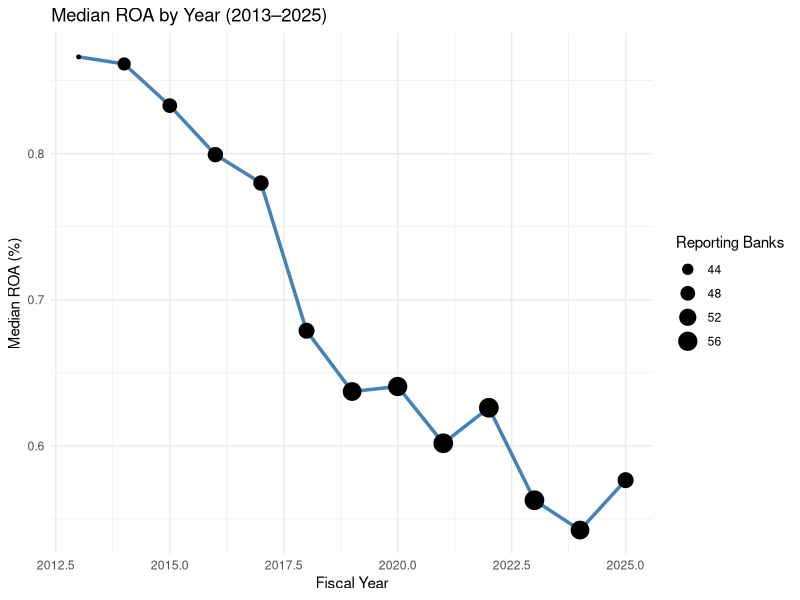
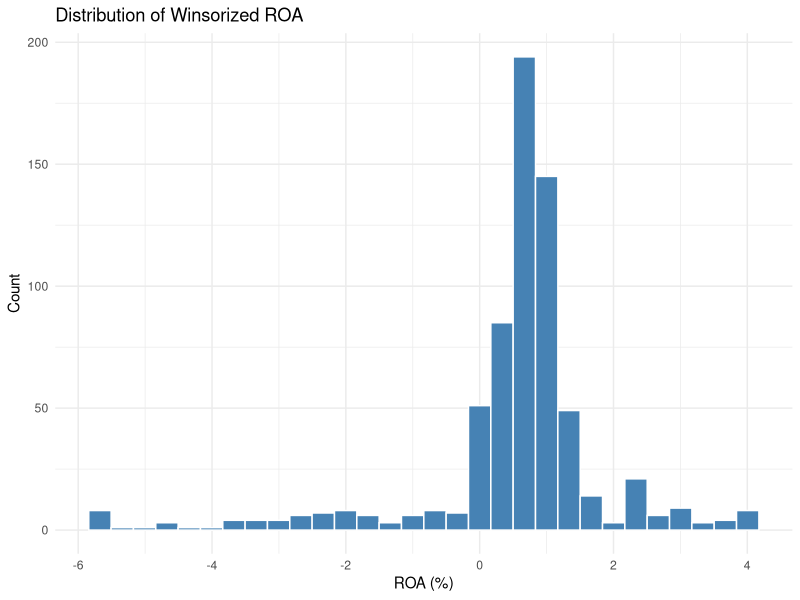
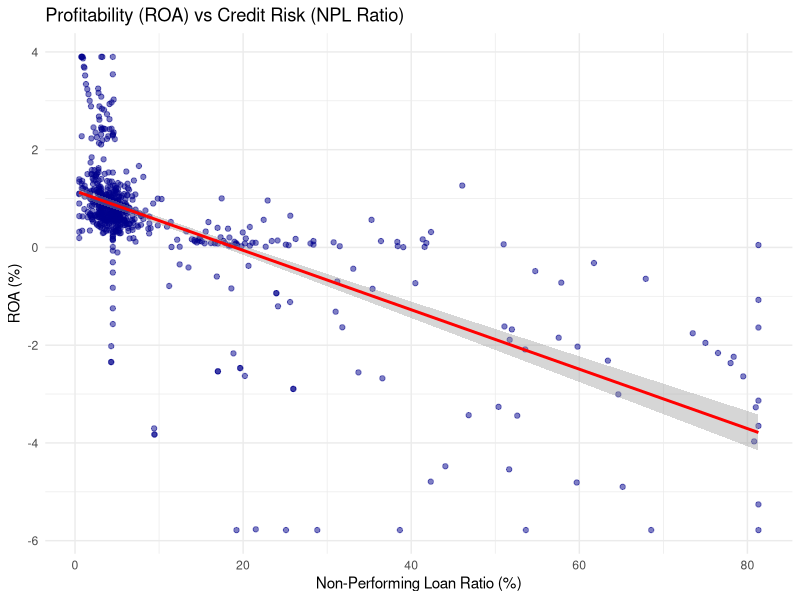
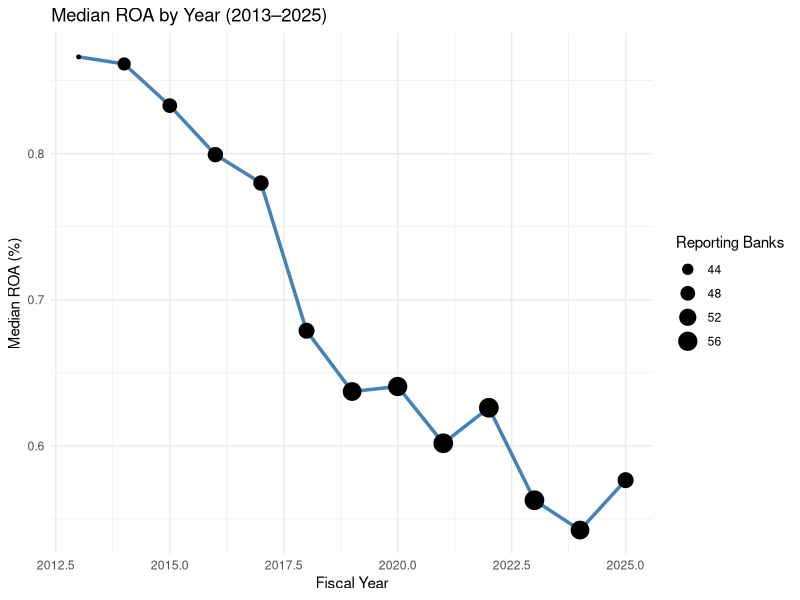
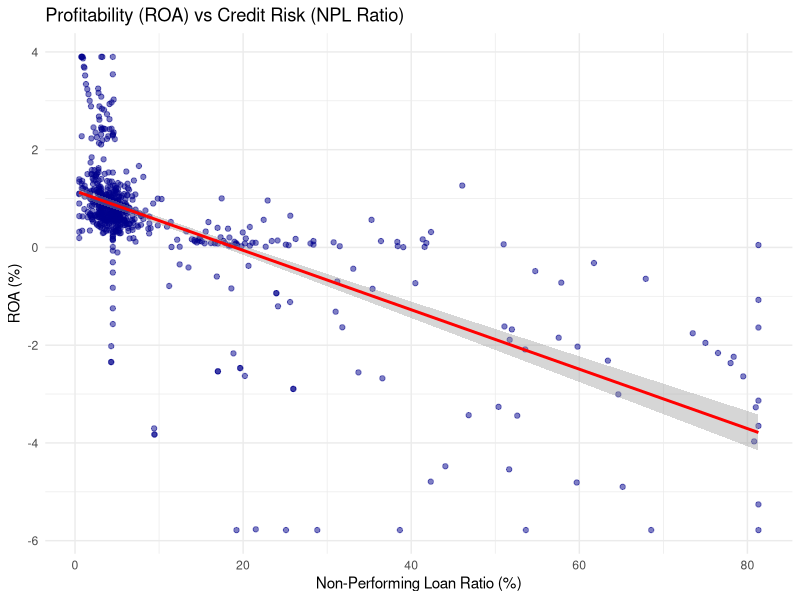

Generate these figures, in order, with R:
## ---- chunk 1
knitr::opts_chunk$set(echo = TRUE, warning = FALSE, message = FALSE)
## ---- chunk 2
library(tidyverse)
library(plm)
## ---- chunk 3
raw <- read_csv("data/processed_BD_Banks_features_final.csv")
glimpse(raw)
## ---- chunk 4
# Data type validity check
df <- raw |>
  mutate(bank = as.factor(bank),
         year = as.integer(year))
## ---- chunk 5
summary(df)

# Check missing values count per variable
colSums(is.na(df))
## ---- chunk 6
# Annual counts per commercial bank (first 15 shown)
df |> count(bank) |> print(n = 15)

# Number of reporting banks per fiscal year
df |> count(year) |> print(n = 30)
## ---- chunk 7
sum(duplicated(df[c("bank", "year")]))
## ---- chunk 8
pdata <- pdata.frame(df, index = c("bank", "year"))
pdim(pdata)
## ---- chunk 9
df |>
  mutate(check = net_income / total_assets * 100) |>
  select(bank, year, roa, check) |>
  head(10)
## ---- chunk 10
df |>
  arrange(roa) |>
  select(bank, year, roa, total_assets, equity, net_income) |>
  head(10)
## ---- chunk 11
dfm <- df |>
  filter(year >= 2013) |>
  filter(!(bank == "Citizens Bank PLC" & year == 2020))

# Sample dimensions after filtering
nrow(dfm)
n_distinct(dfm$bank)
## ---- chunk 12
winsor <- function(x, p = 0.01) {
  q <- quantile(x, c(p, 1 - p), na.rm = TRUE)
  pmin(pmax(x, q[1]), q[2])
}

dfm <- dfm |>
  mutate(across(c(roa, npl_ratio_pct, car_crar_pct, size_ln_assets, ldr),
                winsor, .names = "{.col}_w"))

# Comparison of original vs. winsorized distributions
summary(dfm[c("roa", "roa_w", "ldr", "ldr_w")])
## ---- chunk 13
pdatam <- pdata.frame(dfm, index = c("bank", "year"))
pdim(pdatam)
## ---- chunk 14
dfm |>
  select(roa_w, npl_ratio_pct_w, car_crar_pct_w, size_ln_assets_w, ldr_w) |>
  summary()
## ---- chunk 15
dfm |>
  group_by(year) |>
  summarise(median_roa = median(roa_w), n_banks = n()) |>
  ggplot(aes(year, median_roa)) +
  geom_line(color = "steelblue", linewidth = 1.2) +
  geom_point(aes(size = n_banks)) +
  labs(title = "Median ROA by Year (2013–2025)",
       x = "Fiscal Year", y = "Median ROA (%)", size = "Reporting Banks") +
  theme_minimal()

# Save figure to output directory
ggsave("output/median_roa_by_year.png", width = 7, height = 4)
## ---- chunk 16
ggplot(dfm, aes(roa_w)) +
  geom_histogram(bins = 30, fill = "steelblue", color = "white") +
  labs(title = "Distribution of Winsorized ROA", x = "ROA (%)", y = "Count") +
  theme_minimal()
## ---- chunk 17
ggplot(dfm, aes(npl_ratio_pct_w, roa_w)) +
  geom_point(alpha = 0.5, color = "darkblue") +
  geom_smooth(method = "lm", color = "red", se = TRUE) +
  labs(title = "Profitability (ROA) vs Credit Risk (NPL Ratio)",
       x = "Non-Performing Loan Ratio (%)", y = "ROA (%)") +
  theme_minimal()

# Save figure to output directory
ggsave("output/roa_vs_npl.png", width = 6, height = 4)
## ---- chunk 18
dfm |>
  group_by(bank) |>
  summarise(avg_roa = mean(roa_w),
            avg_npl = mean(npl_ratio_pct_w),
            years   = n()) |>
  arrange(desc(avg_roa)) |>
  print(n = 20) # Top 20 banks displayed
## ---- chunk 19
dfm |>
  select(roa_w, npl_ratio_pct_w, car_crar_pct_w, size_ln_assets_w, ldr_w) |>
  cor() |>
  round(2)
## ---- chunk 20
write_rds(dfm, "data/dfm_2013_2025.rds")
